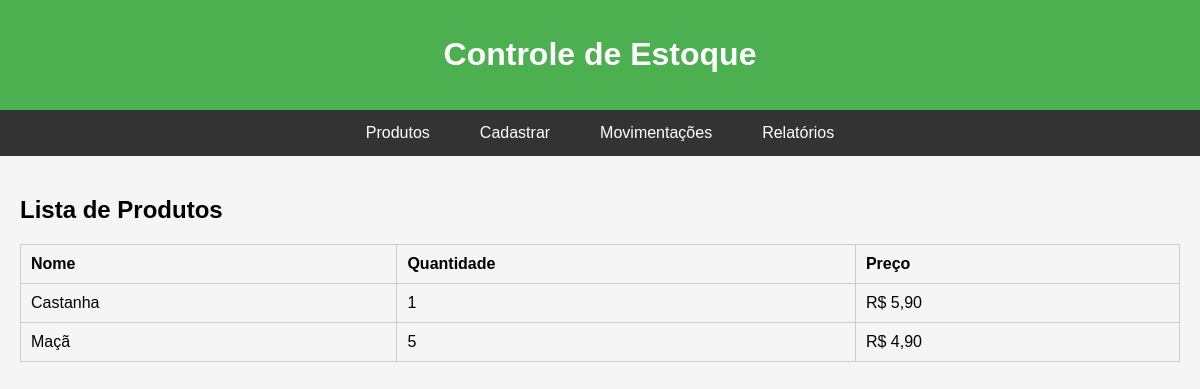
The page / on the database its author committed.
### estoque/models.py (models this page shows, shortened)
class Produto(models.Model):
    nome = models.CharField(max_length=100)
    quantidade = models.PositiveIntegerField()
    preco = models.DecimalField(max_digits=10, decimal_places=2)

### estoque/views.py (the view)
# urls.py: path('', views.listar_produtos, name='listar_produtos'),
def listar_produtos(request):
    produtos = Produto.objects.all()
    return render(request, 'listar_produtos.html', {'produtos': produtos})

### estoque/templates/listar_produtos.html (shortened to what this page needs)
{% extends 'navbar.html' %}
{% block content %}
<h2>Lista de Produtos</h2>
<table>
    <tr>
        <th>Nome</th>
        <th>Quantidade</th>
        <th>Preço</th>
    </tr>
    {% for produto in produtos %}
    <tr>
        <td>{{ produto.nome }}</td>
        <td>{{ produto.quantidade }}</td>
        <td>R$ {{ produto.preco|floatformat:2 }}</td>
    </tr>
    {% empty %}
    <tr>
        <td colspan="3">Nenhum produto cadastrado.</td>
    </tr>
    {% endfor %}
</table>
{% endblock %}

### estoque/static/css/navbar.css (style rules this page uses)
body { font-family: Arial, sans-serif; background-color: #f5f5f5; margin: 0; padding: 0; }
table { width: 100%; border-collapse: collapse; margin-top: 20px; }
table, th, td { border: 1px solid #ccc; }
th, td { padding: 10px; text-align: left; }

### rows shown on the page
Produto: nome "Castanha", quantidade "1", preco "5,90"
Produto: nome "Maçã", quantidade "5", preco "4,90"
